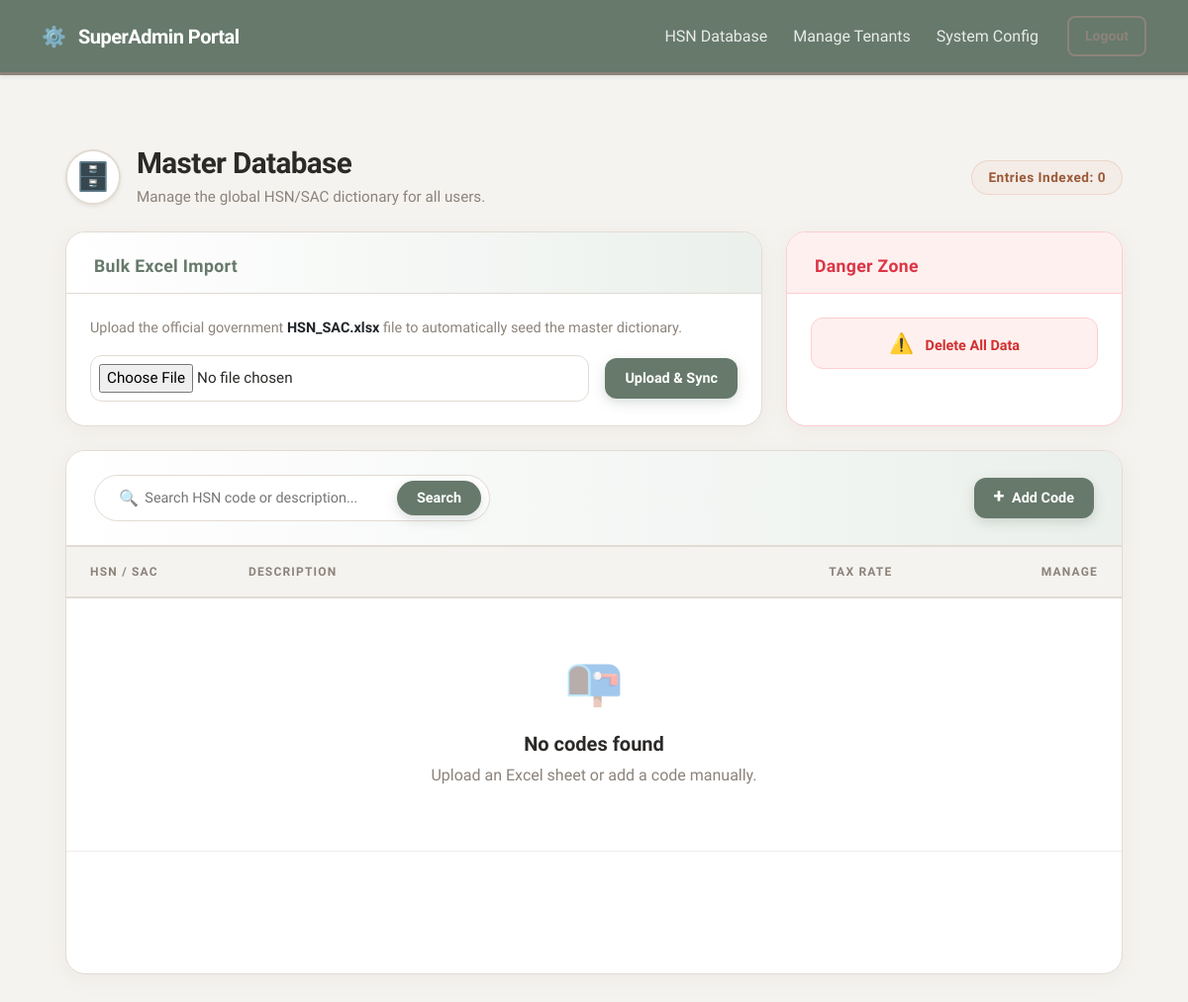
Before: /developer/dashboard (signed in) with the older database file.
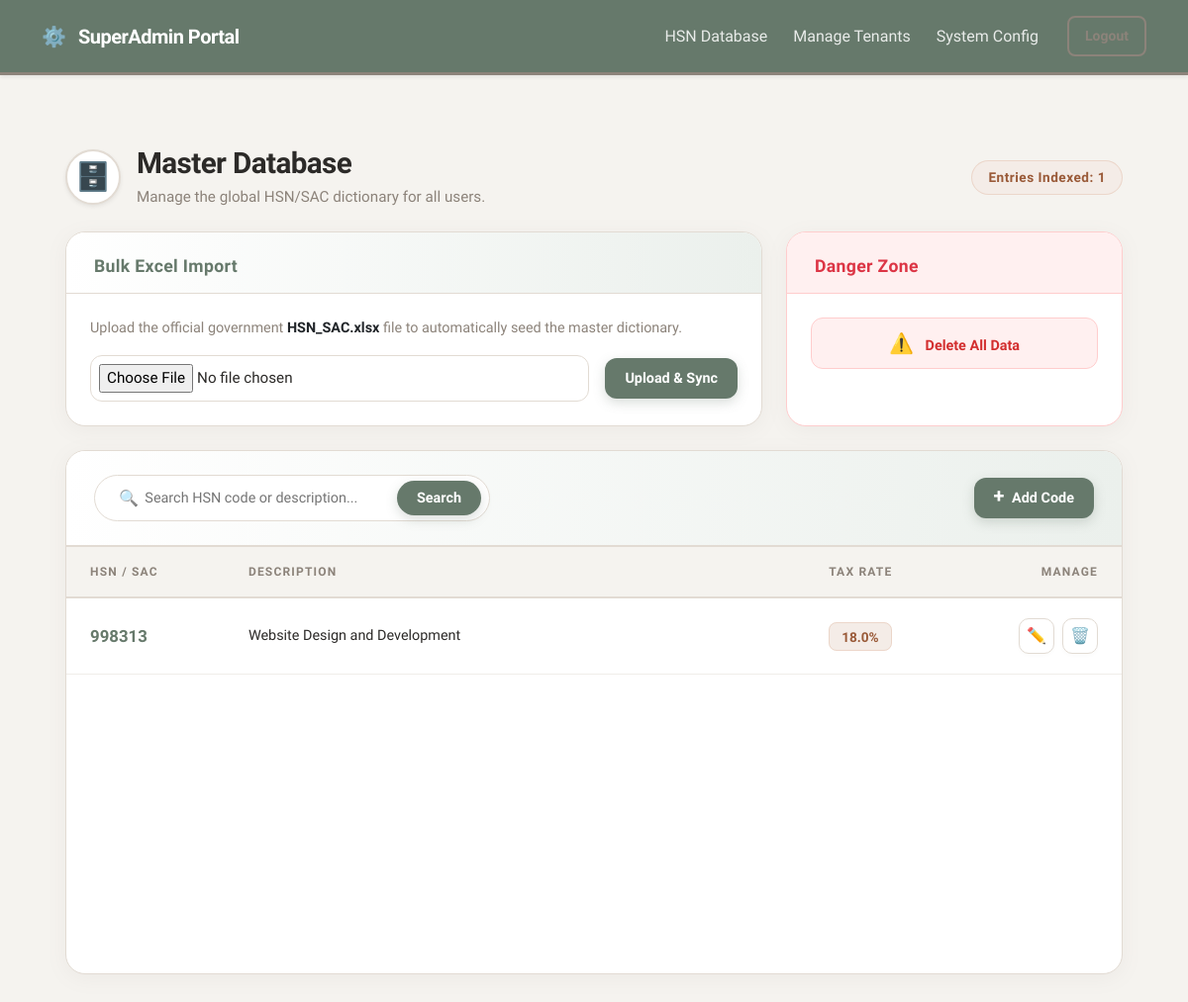
After: the same page with the newer database file.
### core/models.py (models this page shows)
class HSNDictionary(db.Model):
    __tablename__ = 'hsn_dictionary'
    id = db.Column(db.Integer, primary_key=True)
    hsn_code = db.Column(db.String(20), unique=True, nullable=False)
    description = db.Column(db.Text, nullable=False)
    gst_rate = db.Column(db.Float, nullable=False)

### core/admin/routes.py (the view)
@admin_bp.route('/dashboard', methods=['GET'])
def dashboard():
    if not is_logged_in(): return redirect(url_for('admin.login'))
    page = request.args.get('page', 1, type=int)
    search_query = request.args.get('search', '').strip()
    query = HSNDictionary.query
    if search_query:
        query = query.filter(
            (HSNDictionary.hsn_code.ilike(f'%{search_query}%')) |
            (HSNDictionary.description.ilike(f'%{search_query}%'))
        )
    pagination = query.order_by(HSNDictionary.id.desc()).paginate(page=page, per_page=50)
    total_hsn = HSNDictionary.query.count()
    return render_template(
        'admin/dashboard.html',
        pagination=pagination,
        total_hsn=total_hsn,
        search_query=search_query
    )

### core/admin/routes.py (called while the page is built)
def is_logged_in():
    return session.get('is_developer') is True

### core/templates/admin/dashboard.html (shortened to what the changed rows need)
{% extends "base.html" %}
{% block content %}
<div class="container-fluid py-4 px-lg-4">
    <div class="d-flex flex-column flex-md-row justify-content-between align-items-md-center mb-4 gap-3">
        <div class="d-flex align-items-center">
            <div class="bg-white rounded-circle d-flex align-items-center justify-content-center shadow-sm me-3" style="width: 56px; height: 56px; border: 2px solid var(--color-sand);">
            </div>
            <div>
                <h1 class="page-title mb-1">Master Database</h1>
            </div>
        </div>
        <span class="metric-badge">Entries Indexed: {{ total_hsn }}</span>
    </div>
    <div class="row">
        <div class="col-12">
            <div class="boutique-card h-100">
                <div class="table-responsive" style="min-height: 400px;">
                    <table class="table-boutique">
                        <thead>
                            <tr>
                                <th class="ps-4" width="15%">HSN / SAC</th>
                                <th width="55%">Description</th>
                                <th width="15%">Tax Rate</th>
                                <th width="15%" class="text-end pe-4">Manage</th>
                            </tr>
                        </thead>
                        <tbody>
                            {% for item in pagination.items %}
                            <tr>
                                <td class="ps-4">
                                    <div class="fw-bolder" style="color: var(--color-sage); font-size: 1.05rem;">{{ item.hsn_code }}</div>
                                </td>
                                <td>
                                    <div style="font-size: 0.9rem; font-weight: 500; line-height: 1.4;">
                                        {{ item.description }}
                                    </div>
                                </td>
                                <td>
                                    <span class="rate-badge">{{ item.gst_rate }}%</span>
                                </td>
                                <td class="text-end pe-4">
                                    <div class="d-flex justify-content-end gap-2">
                                        <button class="icon-btn icon-edit" data-bs-toggle="modal" data-bs-target="#editModal{{ item.id }}" title="Edit">✏️</button>
                                        <form action="/developer/hsn/delete/{{ item.id }}" method="POST" class="m-0" onsubmit="return confirm('Delete code {{ item.hsn_code }}?');">
                                            <button type="submit" class="icon-btn icon-del" title="Delete">🗑️</button>
                                        </form>
                                    </div>
                                </td>
                            </tr>
                            {% else %}
                            <tr>
                                <td colspan="4" class="text-center py-5">
                                    <div style="font-size: 3rem; margin-bottom: 15px; opacity: 0.4;">📭</div>
                                    <h5 class="fw-bolder" style="color: var(--color-text-dark);">No codes found</h5>
                                    <p style="color: var(--color-taupe);">Upload an Excel sheet or add a code manually.</p>
                                </td>
                            </tr>
                            {% endfor %}
                        </tbody>
                    </table>
                </div>
            </div>
        </div>
    </div>
</div>
{% endblock %}

Changed rows visible on the page:
added HSNDictionary: hsn_code "998313", description "Website Design and Development", gst_rate "18.0"
Other visible differences:
{{ total_hsn }}: "0" → "1"
text no longer shown: "📭 No codes found Upload an Excel sheet or add a code manually."
